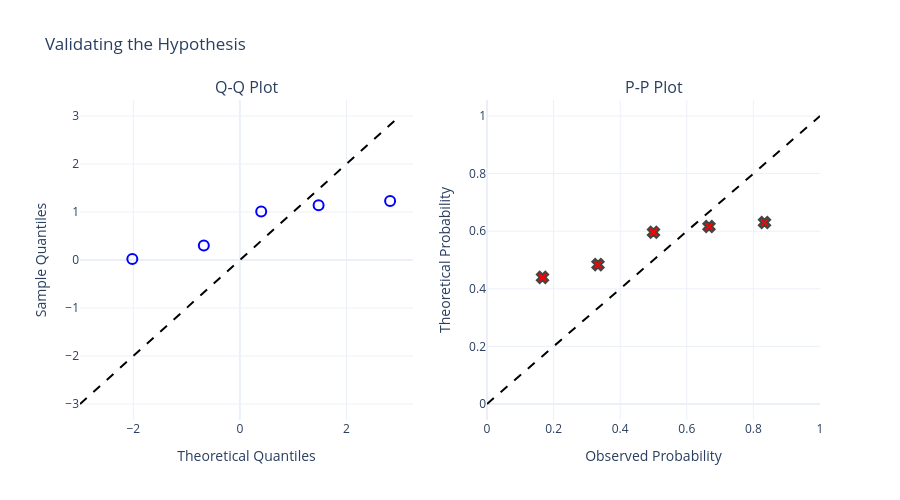

Notebook source saved alongside this figure:
### Markdown cell above
---
## Task 2: Building the Q-Q and P-P Plots (Programming)

Now that we have all the coordinates, let's visualize them. 

A perfectly fitting theoretical distribution will result in points that fall exactly on the $y = x$ diagonal line ($45^\circ$ angle). 

**Your Goal:**
Create a side-by-side Plotly figure containing:
1. **Q-Q Plot:** Scatter plot of `Theoretical Quantiles` (x-axis) vs `Sample Quantiles` (y-axis).
2. **P-P Plot:** Scatter plot of `Empirical Probabilities` (x-axis) vs `Theoretical Probabilities` (y-axis).
3. Overlay a solid $y=x$ reference line on both plots to visually evaluate the fit!

### Code cell
import plotly.graph_objects as go
from plotly.subplots import make_subplots

fig = make_subplots(rows=1, cols=2, subplot_titles=("Q-Q Plot", "P-P Plot"))

# --- 1. Q-Q Plot ---
# Add the scatter points
fig.add_trace(
    go.Scatter(
        x=theo_quantiles,
        y=sample_quantiles,
        mode="markers",
        marker=dict(size=10, color="blue", symbol="circle-open", line_width=2),
        name="Quantiles",
    ),
    row=1,
    col=1,
)

# Add the y=x reference line
fig.add_trace(
    go.Scatter(
        x=[-3, 3],
        y=[-3, 3],
        mode="lines",
        line=dict(color="black", dash="dash"),
        name="y=x Reference",
    ),
    row=1,
    col=1,
)

# --- 2. P-P Plot ---
# Add the scatter points
fig.add_trace(
    go.Scatter(
        x=empirical_probs,
        y=theo_probs,
        mode="markers",
        marker=dict(size=10, color="red", symbol="x", line_width=2),
        name="Probabilities",
    ),
    row=1,
    col=2,
)

# Add the y=x reference line
fig.add_trace(
    go.Scatter(
        x=[0, 1],
        y=[0, 1],
        mode="lines",
        line=dict(color="black", dash="dash"),
        showlegend=False,
    ),
    row=1,
    col=2,
)

fig.update_layout(
    height=500,
    width=900,
    title_text="Validating the Hypothesis",
    # title_text=r"Validating the $mathcal{N}(0.4, 6.25)$ Hypothesis",
    # title_text=r"$\mathcal{N}(0.4, 6.25)$",
    template="plotly_white",
    showlegend=False,
)

# Update axis labels
fig.update_xaxes(title_text="Theoretical Quantiles", row=1, col=1)
fig.update_yaxes(title_text="Sample Quantiles", row=1, col=1)
fig.update_xaxes(title_text="Observed Probability", row=1, col=2)
fig.update_yaxes(title_text="Theoretical Probability", row=1, col=2)

fig.show()

### Figure 1 — Plotly figure (JSON) as saved in the notebook; plotly's stock layout.template omitted (floating-point values rounded to 4 significant figures)
{"data": [{"marker": {"color": "blue", "line": {"width": 2}, "size": 10, "symbol": "circle-open"}, "mode": "markers", "name": "Quantiles", "type": "scatter", "x": [-2.019, -0.6768, 0.4, 1.477, 2.819], "xaxis": "x", "y": [0.02, 0.3, 1.01, 1.14, 1.23], "yaxis": "y"}, {"line": {"color": "black", "dash": "dash"}, "mode": "lines", "name": "y=x Reference", "type": "scatter", "x": [-3, 3], "xaxis": "x", "y": [-3, 3], "yaxis": "y"}, {"marker": {"color": "red", "line": {"width": 2}, "size": 10, "symbol": "x"}, "mode": "markers", "name": "Probabilities", "type": "scatter", "x": [0.1667, 0.3333, 0.5, 0.6667, 0.8333], "xaxis": "x2", "y": [0.4396, 0.484, 0.5964, 0.6164, 0.6301], "yaxis": "y2"}, {"line": {"color": "black", "dash": "dash"}, "mode": "lines", "showlegend": false, "type": "scatter", "x": [0, 1], "xaxis": "x2", "y": [0, 1], "yaxis": "y2"}], "layout": {"annotations": [{"font": {"size": 16}, "showarrow": false, "text": "Q-Q Plot", "x": 0.225, "xanchor": "center", "xref": "paper", "y": 1, "yanchor": "bottom", "yref": "paper"}, {"font": {"size": 16}, "showarrow": false, "text": "P-P Plot", "x": 0.775, "xanchor": "center", "xref": "paper", "y": 1, "yanchor": "bottom", "yref": "paper"}], "height": 500, "showlegend": false, "title": {"text": "Validating the Hypothesis"}, "width": 900, "xaxis": {"anchor": "y", "domain": [0, 0.45], "title": {"text": "Theoretical Quantiles"}}, "xaxis2": {"anchor": "y2", "domain": [0.55, 1], "title": {"text": "Observed Probability"}}, "yaxis": {"anchor": "x", "domain": [0, 1], "title": {"text": "Sample Quantiles"}}, "yaxis2": {"anchor": "x2", "domain": [0, 1], "title": {"text": "Theoretical Probability"}}}}
